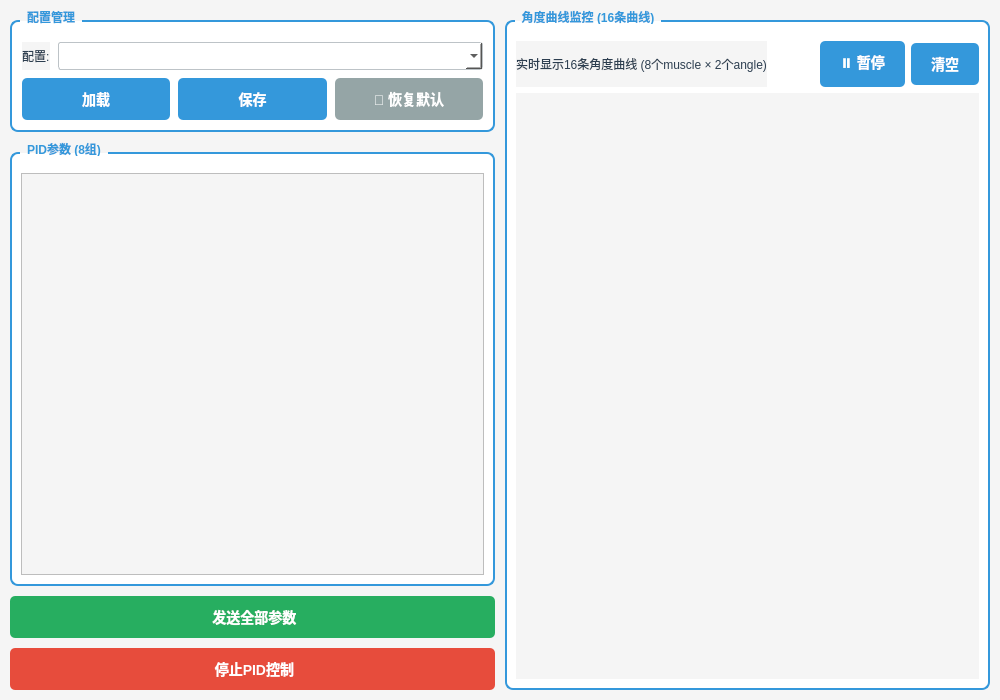
<?xml version="1.0" encoding="UTF-8"?>
<ui version="4.0">
 <class>PIDDebugWidget</class>
 <widget class="QWidget" name="PIDDebugWidget">
  <property name="geometry">
   <rect>
    <x>0</x>
    <y>0</y>
    <width>1000</width>
    <height>700</height>
   </rect>
  </property>
  <property name="styleSheet">
   <string notr="true">
QWidget { background-color: #f5f5f5; }
QGroupBox {
    font-weight: bold;
    border: 2px solid #3498db;
    border-radius: 8px;
    margin-top: 10px;
    padding-top: 10px;
    background-color: white;
}
QGroupBox::title {
    subcontrol-origin: margin;
    left: 10px;
    padding: 0 5px 0 5px;
    color: #3498db;
}
QPushButton {
    background-color: #3498db;
    color: white;
    border: none;
    border-radius: 5px;
    padding: 10px 20px;
    font-size: 14px;
    font-weight: bold;
}
QPushButton:hover { background-color: #2980b9; }
QPushButton:pressed { background-color: #21618c; }
QPushButton#pushButton_stop {
    background-color: #e74c3c;
}
QPushButton#pushButton_stop:hover {
    background-color: #c0392b;
}
QPushButton#pushButton_reset {
    background-color: #95a5a6;
}
QPushButton#pushButton_reset:hover {
    background-color: #7f8c8d;
}
QPushButton#pushButton_send_all {
    background-color: #27ae60;
}
QPushButton#pushButton_send_all:hover {
    background-color: #229954;
}
QDoubleSpinBox {
    border: 1px solid #bdc3c7;
    border-radius: 3px;
    padding: 5px;
    background-color: white;
}
QComboBox {
    border: 1px solid #bdc3c7;
    border-radius: 3px;
    padding: 5px;
    background-color: white;
}
QLabel { color: #2c3e50; font-size: 12px; }
   </string>
  </property>
pushButton_run_trajectory  <layout class="QHBoxLayout" name="horizontalLayout_main">
   <property name="spacing">
    <number>10</number>
   </property>
   <property name="leftMargin">
    <number>10</number>
   </property>
   <property name="topMargin">
    <number>10</number>
   </property>
   <property name="rightMargin">
    <number>10</number>
   </property>
   <property name="bottomMargin">
    <number>10</number>
   </property>
   <item>
    <layout class="QVBoxLayout" name="verticalLayout_left">
     <property name="spacing">
      <number>10</number>
     </property>
     <item>
      <widget class="QGroupBox" name="groupBox_config">
       <property name="title">
        <string>配置管理</string>
       </property>
       <layout class="QVBoxLayout" name="verticalLayout_config">
        <property name="spacing">
         <number>8</number>
        </property>
        <property name="leftMargin">
         <number>10</number>
        </property>
        <property name="topMargin">
         <number>10</number>
        </property>
        <property name="rightMargin">
         <number>10</number>
        </property>
        <property name="bottomMargin">
         <number>10</number>
        </property>
        <item>
         <layout class="QHBoxLayout" name="horizontalLayout_config_select">
          <item>
           <widget class="QLabel" name="label_config">
            <property name="text">
             <string>配置:</string>
            </property>
           </widget>
          </item>
          <item>
           <widget class="QComboBox" name="comboBox_config">
            <property name="sizePolicy">
             <sizepolicy hsizetype="Expanding" vsizetype="Fixed">
              <horstretch>0</horstretch>
              <verstretch>0</verstretch>
             </sizepolicy>
            </property>
           </widget>
          </item>
         </layout>
        </item>
        <item>
         <layout class="QHBoxLayout" name="horizontalLayout_config_buttons">
          <property name="spacing">
           <number>8</number>
          </property>
          <item>
           <widget class="QPushButton" name="pushButton_load_config">
            <property name="sizePolicy">
             <sizepolicy hsizetype="Expanding" vsizetype="Fixed">
              <horstretch>0</horstretch>
              <verstretch>0</verstretch>
             </sizepolicy>
            </property>
            <property name="text">
             <string>加载</string>
            </property>
           </widget>
          </item>
          <item>
           <widget class="QPushButton" name="pushButton_save_config">
            <property name="sizePolicy">
             <sizepolicy hsizetype="Expanding" vsizetype="Fixed">
              <horstretch>0</horstretch>
              <verstretch>0</verstretch>
             </sizepolicy>
            </property>
            <property name="text">
             <string>保存</string>
            </property>
           </widget>
          </item>
          <item>
           <widget class="QPushButton" name="pushButton_reset">
            <property name="sizePolicy">
             <sizepolicy hsizetype="Expanding" vsizetype="Fixed">
              <horstretch>0</horstretch>
              <verstretch>0</verstretch>
             </sizepolicy>
            </property>
            <property name="text">
             <string>🔄 恢复默认</string>
            </property>
           </widget>
          </item>
         </layout>
        </item>
       </layout>
      </widget>
     </item>
     <item>
      <widget class="QGroupBox" name="groupBox_joints">
       <property name="title">
        <string>PID参数 (8组)</string>
       </property>
       <layout class="QVBoxLayout" name="verticalLayout_joints_container">
        <item>
         <widget class="QScrollArea" name="scrollArea_joints">
          <property name="horizontalScrollBarPolicy">
           <enum>Qt::ScrollBarAlwaysOff</enum>
          </property>
          <property name="widgetResizable">
           <bool>true</bool>
          </property>
          <widget class="QWidget" name="scrollAreaWidgetContents_joints">
           <property name="geometry">
            <rect>
             <x>0</x>
             <y>0</y>
             <width>457</width>
             <height>396</height>
            </rect>
           </property>
           <layout class="QGridLayout" name="gridLayout_joints">
            <property name="spacing">
             <number>10</number>
            </property>
           </layout>
          </widget>
         </widget>
        </item>
       </layout>
      </widget>
     </item>
     <item>
      <layout class="QVBoxLayout" name="verticalLayout_batch">
       <item>
        <widget class="QPushButton" name="pushButton_send_all">
         <property name="text">
          <string> 发送全部参数</string>
         </property>
        </widget>
       </item>
       <item>
        <widget class="QPushButton" name="pushButton_stop">
         <property name="text">
          <string> 停止PID控制</string>
         </property>
        </widget>
       </item>
      </layout>
     </item>
    </layout>
   </item>
   <item>
    <widget class="QGroupBox" name="groupBox_plot">
     <property name="title">
      <string>角度曲线监控 (16条曲线)</string>
     </property>
     <layout class="QVBoxLayout" name="verticalLayout_plot">
      <item>
       <layout class="QHBoxLayout" name="horizontalLayout_plot_controls">
        <item>
         <widget class="QLabel" name="label_plot_info">
          <property name="text">
           <string>实时显示16条角度曲线 (8个muscle × 2个angle)</string>
          </property>
         </widget>
        </item>
        <item>
         <spacer name="horizontalSpacer_plot">
          <property name="orientation">
           <enum>Qt::Horizontal</enum>
          </property>
          <property name="sizeHint" stdset="0">
           <size>
            <width>40</width>
            <height>20</height>
           </size>
          </property>
         </spacer>
        </item>
        <item>
         <widget class="QPushButton" name="pushButton_pause_plot">
          <property name="text">
           <string>⏸️ 暂停</string>
          </property>
          <property name="checkable">
           <bool>true</bool>
          </property>
         </widget>
        </item>
        <item>
         <widget class="QPushButton" name="pushButton_clear_plot">
          <property name="text">
           <string>清空</string>
          </property>
         </widget>
        </item>
       </layout>
      </item>
      <item>
       <widget class="QCustomPlot" name="customPlot_angle" native="true">
        <property name="minimumSize">
         <size>
          <width>400</width>
          <height>500</height>
         </size>
        </property>
       </widget>
      </item>
     </layout>
    </widget>
   </item>
  </layout>
 </widget>
 <customwidgets>
  <customwidget>
   <class>QCustomPlot</class>
   <extends>QWidget</extends>
   <header>qcustomplot.h</header>
   <container>1</container>
  </customwidget>
 </customwidgets>
 <resources/>
 <connections/>
</ui>
